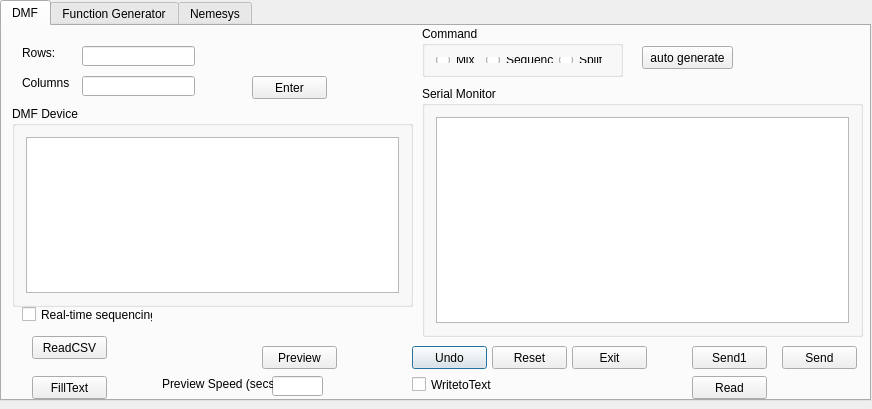
<?xml version="1.0" encoding="UTF-8"?>
<ui version="4.0">
 <class>DMFgui</class>
 <widget class="QDialog" name="DMFgui">
  <property name="geometry">
   <rect>
    <x>0</x>
    <y>0</y>
    <width>872</width>
    <height>409</height>
   </rect>
  </property>
  <property name="windowTitle">
   <string>DMFgui</string>
  </property>
  <widget class="QTabWidget" name="tabs">
   <property name="geometry">
    <rect>
     <x>0</x>
     <y>0</y>
     <width>871</width>
     <height>401</height>
    </rect>
   </property>
   <property name="currentIndex">
    <number>0</number>
   </property>
   <property name="tabBarAutoHide">
    <bool>false</bool>
   </property>
   <widget class="QWidget" name="tab">
    <attribute name="title">
     <string>DMF</string>
    </attribute>
    <widget class="QGroupBox" name="commandGroup">
     <property name="geometry">
      <rect>
       <x>420</x>
       <y>0</y>
       <width>201</width>
       <height>51</height>
      </rect>
     </property>
     <property name="title">
      <string>Command</string>
     </property>
     <layout class="QHBoxLayout" name="horizontalLayout">
      <item>
       <widget class="QRadioButton" name="mixButton">
        <property name="text">
         <string>Mix</string>
        </property>
       </widget>
      </item>
      <item>
       <widget class="QRadioButton" name="sequenceButton">
        <property name="text">
         <string>Sequence</string>
        </property>
       </widget>
      </item>
      <item>
       <widget class="QRadioButton" name="splitButton">
        <property name="text">
         <string>Split</string>
        </property>
       </widget>
      </item>
     </layout>
    </widget>
    <widget class="QGroupBox" name="SerialMonitorGroup">
     <property name="geometry">
      <rect>
       <x>420</x>
       <y>60</y>
       <width>441</width>
       <height>251</height>
      </rect>
     </property>
     <property name="title">
      <string>Serial Monitor</string>
     </property>
     <layout class="QHBoxLayout" name="horizontalLayout_2">
      <item>
       <widget class="QTextEdit" name="textEdit"/>
      </item>
     </layout>
    </widget>
    <widget class="QPushButton" name="UndoButton">
     <property name="geometry">
      <rect>
       <x>410</x>
       <y>320</y>
       <width>75</width>
       <height>23</height>
      </rect>
     </property>
     <property name="text">
      <string>Undo</string>
     </property>
    </widget>
    <widget class="QPushButton" name="resetButton">
     <property name="geometry">
      <rect>
       <x>490</x>
       <y>320</y>
       <width>75</width>
       <height>23</height>
      </rect>
     </property>
     <property name="text">
      <string>Reset</string>
     </property>
    </widget>
    <widget class="QPushButton" name="exitButton">
     <property name="geometry">
      <rect>
       <x>570</x>
       <y>320</y>
       <width>75</width>
       <height>23</height>
      </rect>
     </property>
     <property name="text">
      <string>Exit</string>
     </property>
    </widget>
    <widget class="QPushButton" name="sendButton">
     <property name="geometry">
      <rect>
       <x>780</x>
       <y>320</y>
       <width>75</width>
       <height>23</height>
      </rect>
     </property>
     <property name="text">
      <string>Send</string>
     </property>
    </widget>
    <widget class="QGroupBox" name="groupBox">
     <property name="geometry">
      <rect>
       <x>10</x>
       <y>80</y>
       <width>401</width>
       <height>201</height>
      </rect>
     </property>
     <property name="title">
      <string>DMF Device</string>
     </property>
     <layout class="QVBoxLayout" name="verticalLayout">
      <item>
       <widget class="QGraphicsView" name="graphicsView"/>
      </item>
     </layout>
    </widget>
    <widget class="QLabel" name="label_2">
     <property name="geometry">
      <rect>
       <x>20</x>
       <y>20</y>
       <width>47</width>
       <height>13</height>
      </rect>
     </property>
     <property name="text">
      <string>Rows:</string>
     </property>
    </widget>
    <widget class="QLabel" name="label_3">
     <property name="geometry">
      <rect>
       <x>20</x>
       <y>50</y>
       <width>47</width>
       <height>13</height>
      </rect>
     </property>
     <property name="text">
      <string>Columns:</string>
     </property>
    </widget>
    <widget class="QLineEdit" name="rowEdit">
     <property name="geometry">
      <rect>
       <x>80</x>
       <y>20</y>
       <width>113</width>
       <height>20</height>
      </rect>
     </property>
    </widget>
    <widget class="QLineEdit" name="columnEdit">
     <property name="geometry">
      <rect>
       <x>80</x>
       <y>50</y>
       <width>113</width>
       <height>20</height>
      </rect>
     </property>
    </widget>
    <widget class="QPushButton" name="enterButton">
     <property name="geometry">
      <rect>
       <x>250</x>
       <y>50</y>
       <width>75</width>
       <height>23</height>
      </rect>
     </property>
     <property name="text">
      <string>Enter</string>
     </property>
    </widget>
    <widget class="QPushButton" name="autogen_Button">
     <property name="geometry">
      <rect>
       <x>640</x>
       <y>20</y>
       <width>91</width>
       <height>23</height>
      </rect>
     </property>
     <property name="text">
      <string>auto generate</string>
     </property>
    </widget>
    <widget class="QPushButton" name="Send1Button">
     <property name="geometry">
      <rect>
       <x>690</x>
       <y>320</y>
       <width>75</width>
       <height>23</height>
      </rect>
     </property>
     <property name="text">
      <string>Send1</string>
     </property>
    </widget>
    <widget class="QPushButton" name="ReadButton">
     <property name="geometry">
      <rect>
       <x>690</x>
       <y>350</y>
       <width>75</width>
       <height>23</height>
      </rect>
     </property>
     <property name="text">
      <string>Read</string>
     </property>
    </widget>
    <widget class="QCheckBox" name="WritetoTextBox">
     <property name="geometry">
      <rect>
       <x>410</x>
       <y>350</y>
       <width>81</width>
       <height>17</height>
      </rect>
     </property>
     <property name="text">
      <string>WritetoText</string>
     </property>
    </widget>
    <widget class="QLineEdit" name="PreviewSpeedEdit">
     <property name="geometry">
      <rect>
       <x>270</x>
       <y>350</y>
       <width>51</width>
       <height>20</height>
      </rect>
     </property>
    </widget>
    <widget class="QLabel" name="Preview">
     <property name="geometry">
      <rect>
       <x>160</x>
       <y>350</y>
       <width>111</width>
       <height>16</height>
      </rect>
     </property>
     <property name="text">
      <string>Preview Speed (secs)</string>
     </property>
    </widget>
    <widget class="QPushButton" name="PreviewButton">
     <property name="geometry">
      <rect>
       <x>260</x>
       <y>320</y>
       <width>75</width>
       <height>23</height>
      </rect>
     </property>
     <property name="text">
      <string>Preview</string>
     </property>
    </widget>
    <widget class="QCheckBox" name="realTimeBox">
     <property name="geometry">
      <rect>
       <x>20</x>
       <y>280</y>
       <width>131</width>
       <height>17</height>
      </rect>
     </property>
     <property name="text">
      <string>Real-time sequencing</string>
     </property>
    </widget>
    <widget class="QPushButton" name="readCSVButton">
     <property name="geometry">
      <rect>
       <x>30</x>
       <y>310</y>
       <width>75</width>
       <height>23</height>
      </rect>
     </property>
     <property name="text">
      <string>ReadCSV</string>
     </property>
    </widget>
    <widget class="QPushButton" name="fillTextButton">
     <property name="geometry">
      <rect>
       <x>30</x>
       <y>350</y>
       <width>75</width>
       <height>23</height>
      </rect>
     </property>
     <property name="text">
      <string>FillText</string>
     </property>
    </widget>
   </widget>
   <widget class="QWidget" name="tab_2">
    <attribute name="title">
     <string>Function Generator</string>
    </attribute>
    <widget class="QPushButton" name="Voltage_SendButton">
     <property name="geometry">
      <rect>
       <x>230</x>
       <y>30</y>
       <width>75</width>
       <height>23</height>
      </rect>
     </property>
     <property name="text">
      <string>Send</string>
     </property>
    </widget>
    <widget class="QLineEdit" name="lineEdit">
     <property name="geometry">
      <rect>
       <x>100</x>
       <y>30</y>
       <width>121</width>
       <height>21</height>
      </rect>
     </property>
     <property name="text">
      <string/>
     </property>
    </widget>
    <widget class="QLabel" name="label">
     <property name="geometry">
      <rect>
       <x>30</x>
       <y>30</y>
       <width>121</width>
       <height>21</height>
      </rect>
     </property>
     <property name="text">
      <string>Set Voltage:</string>
     </property>
    </widget>
   </widget>
   <widget class="QWidget" name="tab_3">
    <attribute name="title">
     <string>Nemesys</string>
    </attribute>
    <widget class="QComboBox" name="unitsComboBox">
     <property name="geometry">
      <rect>
       <x>100</x>
       <y>20</y>
       <width>51</width>
       <height>16</height>
      </rect>
     </property>
    </widget>
    <widget class="QLabel" name="label_7">
     <property name="geometry">
      <rect>
       <x>30</x>
       <y>20</y>
       <width>61</width>
       <height>16</height>
      </rect>
     </property>
     <property name="text">
      <string>Volume Units:</string>
     </property>
    </widget>
    <widget class="QPushButton" name="doseButton">
     <property name="geometry">
      <rect>
       <x>10</x>
       <y>180</y>
       <width>51</width>
       <height>23</height>
      </rect>
     </property>
     <property name="text">
      <string>Dose</string>
     </property>
    </widget>
    <widget class="QGroupBox" name="groupBox_2">
     <property name="geometry">
      <rect>
       <x>30</x>
       <y>80</y>
       <width>171</width>
       <height>91</height>
      </rect>
     </property>
     <property name="title">
      <string>Target Values</string>
     </property>
     <widget class="QRadioButton" name="targetVolume">
      <property name="geometry">
       <rect>
        <x>10</x>
        <y>20</y>
        <width>21</width>
        <height>17</height>
       </rect>
      </property>
      <property name="text">
       <string/>
      </property>
     </widget>
     <widget class="QLabel" name="label_5">
      <property name="geometry">
       <rect>
        <x>100</x>
        <y>20</y>
        <width>47</width>
        <height>13</height>
       </rect>
      </property>
      <property name="text">
       <string>Volume</string>
      </property>
     </widget>
     <widget class="QRadioButton" name="targetFlow">
      <property name="geometry">
       <rect>
        <x>10</x>
        <y>50</y>
        <width>21</width>
        <height>17</height>
       </rect>
      </property>
      <property name="text">
       <string/>
      </property>
     </widget>
     <widget class="QLabel" name="label_6">
      <property name="geometry">
       <rect>
        <x>100</x>
        <y>50</y>
        <width>47</width>
        <height>13</height>
       </rect>
      </property>
      <property name="text">
       <string>Flow rate</string>
      </property>
     </widget>
     <widget class="QLineEdit" name="targetVolumeEdit">
      <property name="geometry">
       <rect>
        <x>30</x>
        <y>20</y>
        <width>61</width>
        <height>20</height>
       </rect>
      </property>
     </widget>
     <widget class="QLineEdit" name="targetFlowRateEdit">
      <property name="geometry">
       <rect>
        <x>30</x>
        <y>50</y>
        <width>61</width>
        <height>20</height>
       </rect>
      </property>
     </widget>
    </widget>
    <widget class="QPushButton" name="refillButton">
     <property name="geometry">
      <rect>
       <x>70</x>
       <y>180</y>
       <width>61</width>
       <height>23</height>
      </rect>
     </property>
     <property name="text">
      <string>Refill</string>
     </property>
    </widget>
    <widget class="QPushButton" name="emptyButton">
     <property name="geometry">
      <rect>
       <x>140</x>
       <y>180</y>
       <width>61</width>
       <height>23</height>
      </rect>
     </property>
     <property name="text">
      <string>Empty</string>
     </property>
    </widget>
    <widget class="QGroupBox" name="groupBox_3">
     <property name="geometry">
      <rect>
       <x>270</x>
       <y>60</y>
       <width>151</width>
       <height>121</height>
      </rect>
     </property>
     <property name="title">
      <string>Current Values Dosing Unit 1</string>
     </property>
     <widget class="QLabel" name="label_4">
      <property name="geometry">
       <rect>
        <x>20</x>
        <y>20</y>
        <width>47</width>
        <height>13</height>
       </rect>
      </property>
      <property name="text">
       <string>Volume:</string>
      </property>
     </widget>
     <widget class="QLabel" name="label_8">
      <property name="geometry">
       <rect>
        <x>20</x>
        <y>50</y>
        <width>51</width>
        <height>16</height>
       </rect>
      </property>
      <property name="text">
       <string>Flow rate:</string>
      </property>
     </widget>
     <widget class="QLabel" name="label_9">
      <property name="geometry">
       <rect>
        <x>20</x>
        <y>80</y>
        <width>71</width>
        <height>16</height>
       </rect>
      </property>
      <property name="text">
       <string>Syringe Level:</string>
      </property>
     </widget>
     <widget class="QLineEdit" name="lineEdit_2">
      <property name="geometry">
       <rect>
        <x>70</x>
        <y>20</y>
        <width>71</width>
        <height>20</height>
       </rect>
      </property>
     </widget>
     <widget class="QLineEdit" name="TargetMonitorFlowRate">
      <property name="geometry">
       <rect>
        <x>80</x>
        <y>50</y>
        <width>61</width>
        <height>20</height>
       </rect>
      </property>
     </widget>
     <widget class="QLineEdit" name="TargetMonitorSyringeLevel">
      <property name="geometry">
       <rect>
        <x>90</x>
        <y>80</y>
        <width>51</width>
        <height>20</height>
       </rect>
      </property>
     </widget>
    </widget>
    <widget class="QPushButton" name="OpenButton">
     <property name="geometry">
      <rect>
       <x>260</x>
       <y>20</y>
       <width>91</width>
       <height>23</height>
      </rect>
     </property>
     <property name="text">
      <string>Open NemeSYS</string>
     </property>
    </widget>
    <widget class="QPushButton" name="CloseButton">
     <property name="geometry">
      <rect>
       <x>370</x>
       <y>20</y>
       <width>91</width>
       <height>23</height>
      </rect>
     </property>
     <property name="text">
      <string>Close NemeSYS</string>
     </property>
    </widget>
    <widget class="QLabel" name="label_10">
     <property name="geometry">
      <rect>
       <x>30</x>
       <y>50</y>
       <width>81</width>
       <height>16</height>
      </rect>
     </property>
     <property name="text">
      <string>Flow rate Units</string>
     </property>
    </widget>
    <widget class="QComboBox" name="funitscomboBox">
     <property name="geometry">
      <rect>
       <x>120</x>
       <y>50</y>
       <width>69</width>
       <height>16</height>
      </rect>
     </property>
    </widget>
    <widget class="QLabel" name="label_11">
     <property name="geometry">
      <rect>
       <x>590</x>
       <y>20</y>
       <width>71</width>
       <height>16</height>
      </rect>
     </property>
     <property name="text">
      <string>Dosing Units</string>
     </property>
    </widget>
    <widget class="QComboBox" name="dosingUnitscomboBox">
     <property name="geometry">
      <rect>
       <x>660</x>
       <y>20</y>
       <width>71</width>
       <height>20</height>
      </rect>
     </property>
    </widget>
    <widget class="QPushButton" name="CalibrateButton">
     <property name="geometry">
      <rect>
       <x>480</x>
       <y>20</y>
       <width>81</width>
       <height>23</height>
      </rect>
     </property>
     <property name="text">
      <string>Calibrate</string>
     </property>
    </widget>
    <widget class="QPushButton" name="StopButton">
     <property name="geometry">
      <rect>
       <x>210</x>
       <y>180</y>
       <width>51</width>
       <height>23</height>
      </rect>
     </property>
     <property name="text">
      <string>Stop</string>
     </property>
    </widget>
    <widget class="QRadioButton" name="MButton1">
     <property name="enabled">
      <bool>false</bool>
     </property>
     <property name="geometry">
      <rect>
       <x>290</x>
       <y>210</y>
       <width>71</width>
       <height>31</height>
      </rect>
     </property>
     <property name="text">
      <string>MButton</string>
     </property>
    </widget>
    <widget class="QCheckBox" name="MonitorBox1">
     <property name="geometry">
      <rect>
       <x>290</x>
       <y>190</y>
       <width>81</width>
       <height>17</height>
      </rect>
     </property>
     <property name="text">
      <string>MonitorBox</string>
     </property>
    </widget>
    <widget class="QLineEdit" name="targetRefreshRateEdit">
     <property name="geometry">
      <rect>
       <x>110</x>
       <y>220</y>
       <width>81</width>
       <height>20</height>
      </rect>
     </property>
    </widget>
    <widget class="QLabel" name="label_12">
     <property name="geometry">
      <rect>
       <x>10</x>
       <y>220</y>
       <width>101</width>
       <height>16</height>
      </rect>
     </property>
     <property name="text">
      <string>Refresh Rate (ms):</string>
     </property>
    </widget>
    <widget class="QGroupBox" name="groupBox_4">
     <property name="geometry">
      <rect>
       <x>430</x>
       <y>60</y>
       <width>151</width>
       <height>121</height>
      </rect>
     </property>
     <property name="title">
      <string>Current Values Dosing Unit 2</string>
     </property>
     <widget class="QLabel" name="label_16">
      <property name="geometry">
       <rect>
        <x>20</x>
        <y>20</y>
        <width>47</width>
        <height>13</height>
       </rect>
      </property>
      <property name="text">
       <string>Volume:</string>
      </property>
     </widget>
     <widget class="QLabel" name="label_17">
      <property name="geometry">
       <rect>
        <x>20</x>
        <y>50</y>
        <width>51</width>
        <height>16</height>
       </rect>
      </property>
      <property name="text">
       <string>Flow rate:</string>
      </property>
     </widget>
     <widget class="QLabel" name="label_18">
      <property name="geometry">
       <rect>
        <x>20</x>
        <y>80</y>
        <width>71</width>
        <height>16</height>
       </rect>
      </property>
      <property name="text">
       <string>Syringe Level:</string>
      </property>
     </widget>
     <widget class="QLineEdit" name="lineEdit_4">
      <property name="geometry">
       <rect>
        <x>70</x>
        <y>20</y>
        <width>71</width>
        <height>20</height>
       </rect>
      </property>
     </widget>
     <widget class="QLineEdit" name="TargetMonitorFlowRate2">
      <property name="geometry">
       <rect>
        <x>80</x>
        <y>50</y>
        <width>61</width>
        <height>20</height>
       </rect>
      </property>
     </widget>
     <widget class="QLineEdit" name="TargetMonitorSyringeLevel2">
      <property name="geometry">
       <rect>
        <x>90</x>
        <y>80</y>
        <width>51</width>
        <height>20</height>
       </rect>
      </property>
     </widget>
    </widget>
    <widget class="QGroupBox" name="groupBox_5">
     <property name="geometry">
      <rect>
       <x>590</x>
       <y>60</y>
       <width>151</width>
       <height>121</height>
      </rect>
     </property>
     <property name="title">
      <string>Current Values Dosing Unit 3</string>
     </property>
     <widget class="QLabel" name="label_22">
      <property name="geometry">
       <rect>
        <x>20</x>
        <y>20</y>
        <width>47</width>
        <height>13</height>
       </rect>
      </property>
      <property name="text">
       <string>Volume:</string>
      </property>
     </widget>
     <widget class="QLabel" name="label_23">
      <property name="geometry">
       <rect>
        <x>20</x>
        <y>50</y>
        <width>51</width>
        <height>16</height>
       </rect>
      </property>
      <property name="text">
       <string>Flow rate:</string>
      </property>
     </widget>
     <widget class="QLabel" name="label_24">
      <property name="geometry">
       <rect>
        <x>20</x>
        <y>80</y>
        <width>71</width>
        <height>16</height>
       </rect>
      </property>
      <property name="text">
       <string>Syringe Level:</string>
      </property>
     </widget>
     <widget class="QLineEdit" name="lineEdit_6">
      <property name="geometry">
       <rect>
        <x>70</x>
        <y>20</y>
        <width>71</width>
        <height>20</height>
       </rect>
      </property>
     </widget>
     <widget class="QLineEdit" name="TargetMonitorFlowRate3">
      <property name="geometry">
       <rect>
        <x>80</x>
        <y>50</y>
        <width>61</width>
        <height>20</height>
       </rect>
      </property>
     </widget>
     <widget class="QLineEdit" name="TargetMonitorSyringeLevel3">
      <property name="geometry">
       <rect>
        <x>90</x>
        <y>80</y>
        <width>51</width>
        <height>20</height>
       </rect>
      </property>
     </widget>
    </widget>
    <widget class="QRadioButton" name="MButton2">
     <property name="enabled">
      <bool>false</bool>
     </property>
     <property name="geometry">
      <rect>
       <x>470</x>
       <y>210</y>
       <width>71</width>
       <height>31</height>
      </rect>
     </property>
     <property name="text">
      <string>MButton</string>
     </property>
    </widget>
    <widget class="QCheckBox" name="MonitorBox2">
     <property name="geometry">
      <rect>
       <x>470</x>
       <y>190</y>
       <width>81</width>
       <height>17</height>
      </rect>
     </property>
     <property name="text">
      <string>MonitorBox</string>
     </property>
    </widget>
    <widget class="QRadioButton" name="MButton3">
     <property name="enabled">
      <bool>false</bool>
     </property>
     <property name="geometry">
      <rect>
       <x>640</x>
       <y>210</y>
       <width>71</width>
       <height>31</height>
      </rect>
     </property>
     <property name="text">
      <string>MButton</string>
     </property>
    </widget>
    <widget class="QCheckBox" name="MonitorBox3">
     <property name="geometry">
      <rect>
       <x>640</x>
       <y>190</y>
       <width>81</width>
       <height>17</height>
      </rect>
     </property>
     <property name="text">
      <string>MonitorBox</string>
     </property>
    </widget>
    <zorder>MButton1</zorder>
    <zorder>unitsComboBox</zorder>
    <zorder>label_7</zorder>
    <zorder>doseButton</zorder>
    <zorder>groupBox_2</zorder>
    <zorder>refillButton</zorder>
    <zorder>emptyButton</zorder>
    <zorder>groupBox_3</zorder>
    <zorder>OpenButton</zorder>
    <zorder>CloseButton</zorder>
    <zorder>label_10</zorder>
    <zorder>funitscomboBox</zorder>
    <zorder>label_11</zorder>
    <zorder>dosingUnitscomboBox</zorder>
    <zorder>CalibrateButton</zorder>
    <zorder>StopButton</zorder>
    <zorder>MonitorBox1</zorder>
    <zorder>targetRefreshRateEdit</zorder>
    <zorder>label_12</zorder>
    <zorder>groupBox_4</zorder>
    <zorder>groupBox_5</zorder>
    <zorder>MButton2</zorder>
    <zorder>MonitorBox2</zorder>
    <zorder>MButton3</zorder>
    <zorder>MonitorBox3</zorder>
   </widget>
  </widget>
 </widget>
 <layoutdefault spacing="6" margin="11"/>
 <resources/>
 <connections/>
</ui>
